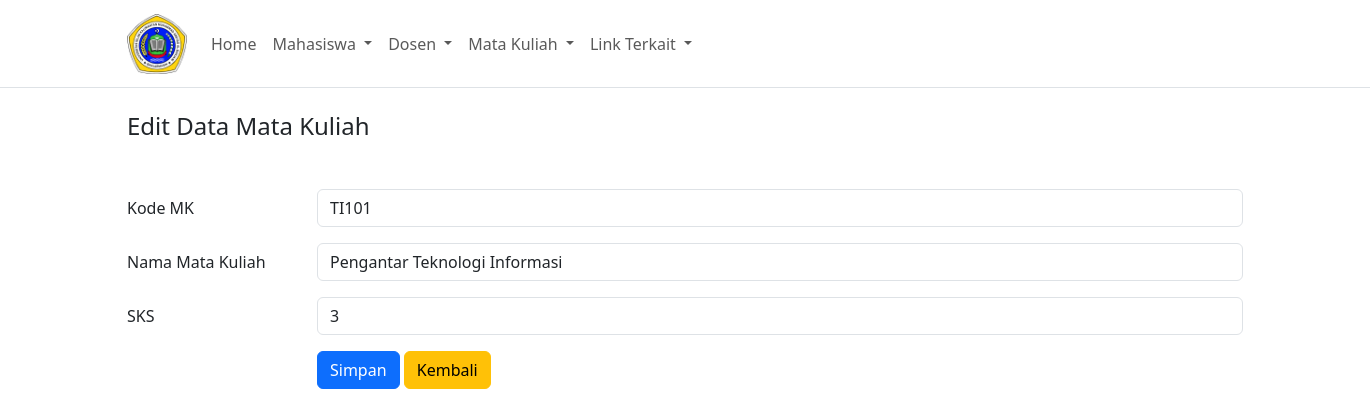
The page /?page=mataKuliahEdit&id=1 on the database its author committed.
### tables this page shows
CREATE TABLE `mata_kuliah` (
  `id` int(11) NOT NULL,
  `kode_mk` varchar(10) NOT NULL,
  `nama_mk` varchar(200) NOT NULL,
  `sks` int(2) NOT NULL
);

### mataKuliah/edit.php (the view, shortened to what this page needs)
<?php
include 'connection.php';
$id = $_GET['id'];
$query = mysqli_query($con, "SELECT * FROM mata_kuliah WHERE id = $id");
$data = mysqli_fetch_array($query);
?>
<h4 class="mb-5">Edit Data Mata Kuliah</h4>
<form action="" method="post">
    <div class="mb-3 row">
        <label for="kode_mk" class="col-sm-2 col-form-label">Kode MK</label>
        <div class="col-sm-10">
            <input type="text" name="kode_mk" class="form-control" placeholder="Masukan kode mata kuliah..."
                value="<?= $data['kode_mk']; ?>">
        </div>
    </div>
    <div class="mb-3 row">
        <label for="nama_mk" class="col-sm-2 col-form-label">Nama Mata Kuliah</label>
        <div class="col-sm-10">
            <input type="text" name="nama_mk" class="form-control" placeholder="Masukan nama mata kuliah..."
                value="<?= $data['nama_mk']; ?>">
        </div>
    </div>
    <div class="mb-3 row">
        <label for="sks" class="col-sm-2 col-form-label">SKS</label>
        <div class="col-sm-10">
            <input type="number" name="sks" class="form-control" placeholder="Masukan jumlah SKS..."
                value="<?= $data['sks']; ?>">
        </div>
    </div>
    <div class="row">
        <div class="offset-md-2">
            <input type="submit" name="submit" value="Simpan" class="btn btn-primary">
            <a href="?page=mataKuliah" class="btn btn-warning">Kembali</a>
        </div>
    </div>
</form>

### rows shown on the page
mata_kuliah: kode_mk "TI101", nama_mk "Pengantar Teknologi Informasi", sks "3"
